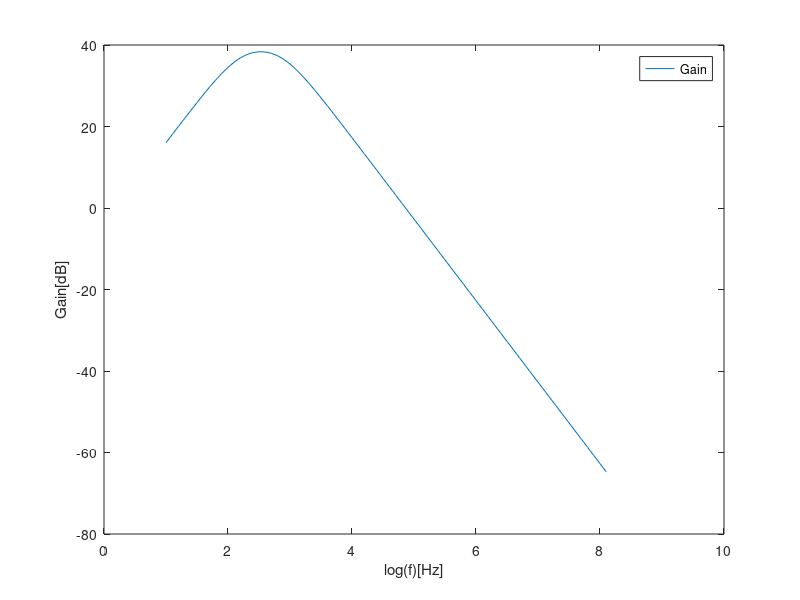
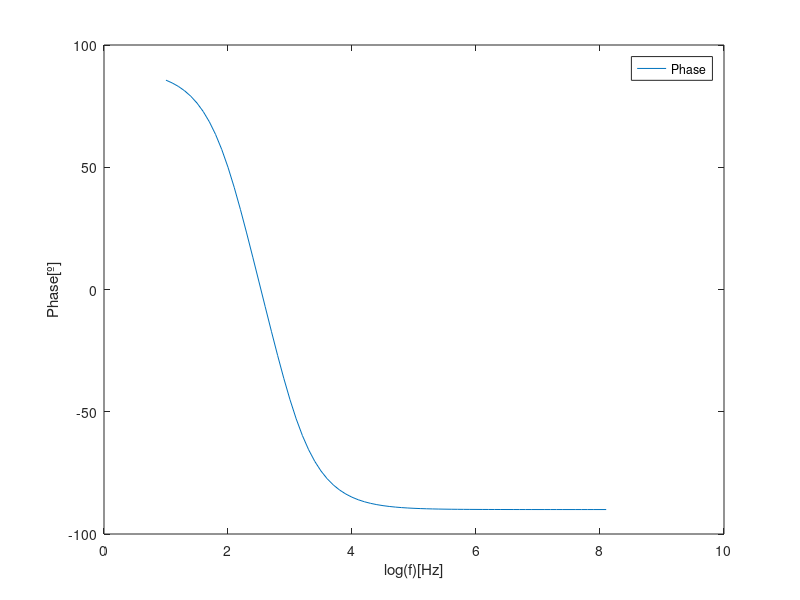

Write the MATLAB code that produced these figures, in order.
R1 = 1000; %Ohm
R2 = 1000; %Ohm
R3 = 100000; %Ohm
R4 = 1000; %Ohm
RL = 8; %Ohm

C1 = 1e-6; %F
C2 = 220e-9; %F

f = 1000; %Hz
omega = 2 * pi * f;

ZC1 = 1/(j*omega*C1);
ZC2 = 1/(j*omega*C2);

Zi = abs(1/(1/R1 + 1/ZC1));
Zo = abs(1/(1/R2 + 1/ZC2));

gaincomp = (R1*C1*j*omega)/(1 + R1*C1*j*omega) * (1 + (R3/R4)) * (1/(1 + R2*C2*j*omega));
gain = abs(gaincomp);
gaindB = 20 * log10(gain);


file = fopen("Teo1.tex", "w");

fprintf(file, "gain & %.4e\\\\\\hline ", gain);
fprintf(file, "gaindB & %.4e\\\\\\hline ", gaindB);
fprintf(file, "Zi & %.4e\\\\\\hline ", Zi);
fprintf(file, "Zo & %.4e\\\\\\hline ", Zo);

fflush(file);
fclose(file);

a = 1;

for i = 1:0.1:8.1 %ou seja, 10 pontos por década
  f = power(10, i);
  omega = 2 * pi * f;
  
  gaincomp = (R1*C1*j*omega)/(1 + R1*C1*j*omega) * (1 + (R3/R4)) * (1/(1 + R2*C2*j*omega));
  gain = abs(gaincomp);
  gaindB(a) = 20 * log10(gain);
  
  phase(a) = angle(gaincomp); %rad
  phase(a) = phase(a) * 180 / pi; %º
  
  a = a + 1;
  
endfor

f = 1:0.1:8.1; %início, fim e 70 pontos pelo meio
hf = figure();
plot(f, gaindB);
legend("Gain");
xlabel("log(f)[Hz]");
ylabel("Gain[dB]");

print (hf, "gainteo.eps", "-depsc");

f = 1:0.1:8.1; %início, fim e 70 pontos pelo meio
hf2 = figure();
plot(f, phase);
legend("Phase");
xlabel("log(f)[Hz]");
ylabel("Phase[º]");

print (hf2, "phaseteo.eps", "-depsc");
